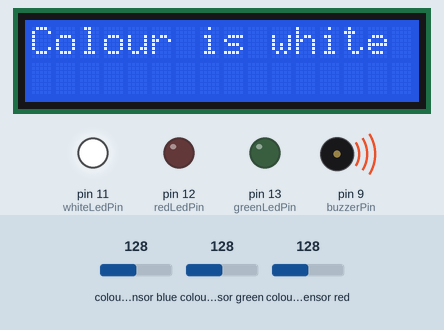
A sketch run on a simulated Arduino Uno, built with avr-gcc and run on an emulated ATmega328P. Parts: 16×2 character LCD, output pins drawn as LEDs (lit = HIGH), buzzer (waves = sounding). Wiring (inferred from the names in the program): TCS3200 colour sensor: output pin 8; S2 pin 6; S3 pin 7; S0 pin 4; S1 pin 5. The test bench sets the inputs (shaded band); at power-on: colour sensor blue 128, colour sensor green 128, colour sensor red 128. Pins used as bus, display or sensor lines are not drawn; what the sketch prints to the serial monitor is not drawn.

Above: at 1.2 s.
1.3 s: colour sensor blue set to 65
3.3 s: colour sensor blue set to 60
At 5.3 s:
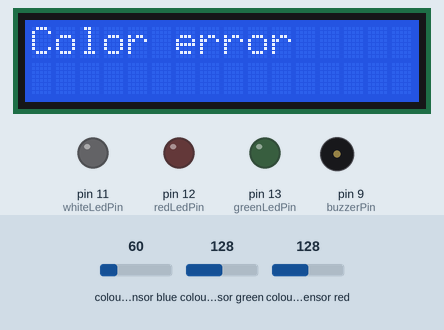
5.6 s: colour sensor green set to 19
7.3 s: colour sensor green set to 14
At 8.7 s:
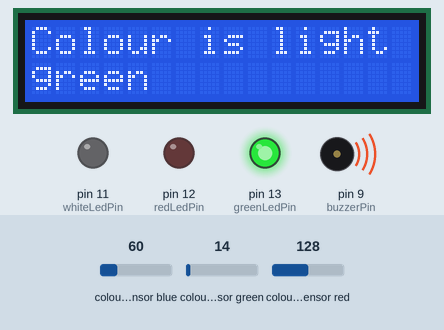
9.7 s: colour sensor blue set to 18
11.4 s: colour sensor blue set to 14
At 12.6 s:
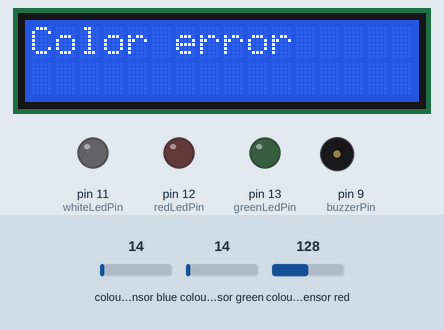
Timing chart, 0 to 14.4 s (numbered marks = the images above; inputs shaded):
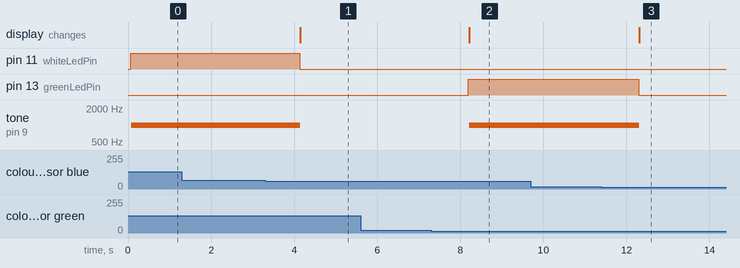

The sketch:

Color_sensor_and_lcd_project.ino
```cpp
#include <Wire.h>
#include <LiquidCrystal_I2C.h>

LiquidCrystal_I2C lcd(0x27, 16, 2); // I2C address 0x27, 16 columns and 2 rows

// Define the pins for the LEDs and the buzzer
const int whiteLedPin = 11;
const int redLedPin = 12;
const int greenLedPin = 13;
const int buzzerPin = 9;

// Define the pins for the TCS3200 color sensor
const int s0 = 4;
const int s1 = 5;
const int s2 = 6;
const int s3 = 7;
const int outPin = 8;

// Threshold values for detecting colors
const int whiteThreshold = 70; // Example threshold for white detection
const int redMin = 100, redMax = 200; // Example range for red detection
const int greenMin = 100, greenMax = 200; // Example range for green detection
const int blueMin = 100, blueMax = 200; // Example range for blue detection

const int lightGreenRedMax = 150; // Maximum red frequency for light green
const int lightGreenGreenMin = 150, lightGreenGreenMax = 250; // Range for green frequency for light green
const int lightGreenBlueMax = 150; // Maximum blue frequency for light green

void setup() {
  lcd.init(); // Initialize the LCD
  lcd.backlight();

  // Set the LED pins as outputs
  pinMode(whiteLedPin, OUTPUT);
  pinMode(redLedPin, OUTPUT);
  pinMode(greenLedPin, OUTPUT);

  // Set the buzzer pin as an output
  pinMode(buzzerPin, OUTPUT);

  // Set the TCS3200 pins as outputs or inputs as necessary
  pinMode(s0, OUTPUT);
  pinMode(s1, OUTPUT);
  pinMode(s2, OUTPUT);
  pinMode(s3, OUTPUT);
  pinMode(outPin, INPUT);

  // Set the frequency scaling to 20%
  digitalWrite(s0, HIGH);
  digitalWrite(s1, LOW);

  // Initialize serial communication for debugging
  Serial.begin(9600);
}

void loop() {
  // Read the color from the TCS3200 sensor
  digitalWrite(s2, LOW);
  digitalWrite(s3, LOW);
  int redFrequency = pulseIn(outPin, LOW);

  digitalWrite(s2, HIGH);
  digitalWrite(s3, HIGH);
  int greenFrequency = pulseIn(outPin, LOW);

  digitalWrite(s2, LOW);
  digitalWrite(s3, HIGH);
  int blueFrequency = pulseIn(outPin, LOW);

  // Print the frequency values to the serial monitor for debugging
  Serial.print("Red: ");
  Serial.print(redFrequency);
  Serial.print(" Green: ");
  Serial.print(greenFrequency);
  Serial.print(" Blue: ");
  Serial.println(blueFrequency);

  // Determine the detected color and light up the respective LED
  if (redFrequency < whiteThreshold && greenFrequency < whiteThreshold && blueFrequency < whiteThreshold) {
    digitalWrite(whiteLedPin, HIGH);
    digitalWrite(redLedPin, LOW);
    digitalWrite(greenLedPin, LOW);
    lcd.clear();
    lcd.setCursor(0, 0);
    lcd.print("Colour is white");
    tone(buzzerPin, 1000); // Turn the buzzer on at 1000 Hz

  } else if (redFrequency >= redMin && redFrequency <= redMax && greenFrequency > greenMax && blueFrequency > blueMax) {
    digitalWrite(whiteLedPin, LOW);
    digitalWrite(redLedPin, HIGH);
    digitalWrite(greenLedPin, LOW);
    lcd.clear();
    lcd.setCursor(0, 0);
    lcd.print("Colour is red");
    tone(buzzerPin, 1000); // Turn the buzzer on at 1000 Hz

  } else if (redFrequency > redMax && greenFrequency >= greenMin && greenFrequency <= greenMax && blueFrequency > blueMax) {
    digitalWrite(whiteLedPin, LOW);
    digitalWrite(redLedPin, LOW);
    digitalWrite(greenLedPin, HIGH);
    lcd.clear();
    lcd.setCursor(0, 0);
    lcd.print("Colour is green");
    tone(buzzerPin, 1000); // Turn the buzzer on at 1000 Hz

  } else if (redFrequency <= lightGreenRedMax && greenFrequency >= lightGreenGreenMin && greenFrequency <= lightGreenGreenMax && blueFrequency <= lightGreenBlueMax) {
    digitalWrite(whiteLedPin, LOW);
    digitalWrite(redLedPin, LOW);
    digitalWrite(greenLedPin, HIGH);
    lcd.clear();
    lcd.setCursor(0, 0);
    lcd.print("Colour is light");
    lcd.setCursor(0, 1);
    lcd.print("green");
    tone(buzzerPin, 1000); // Turn the buzzer on at 1000 Hz

  } else {
    digitalWrite(whiteLedPin, LOW);
    digitalWrite(redLedPin, LOW);
    digitalWrite(greenLedPin, LOW);
    lcd.clear();
    lcd.setCursor(0, 0);
    lcd.print("Color error");
    noTone(buzzerPin); // Turn the buzzer off
  }

  delay(1000); // Wait for the pause duration
}
```

Measured:
- the behaviour switches between 63 and 62 on colour sensor blue (found by bisection; images 0 and 1)
- the behaviour switches between 17 and 16 on colour sensor green (found by bisection; images 1 and 2)
- the behaviour switches between 16 and 15 on colour sensor blue (found by bisection; images 2 and 3)
- after the input at 1.3 s, every drawn part: stays the same
- after the input at 3.3 s, pin 11 (whiteLedPin): HIGH → LOW after 0.84 s; tone on pin 9 (buzzerPin): 1000 Hz → silent after 0.85 s; the display: changes after 0.85 s (image 1)
- after the input at 5.6 s, every drawn part: stays the same
- after the input at 7.3 s, pin 13 (greenLedPin): LOW → HIGH after 0.90 s; tone on pin 9 (buzzerPin): silent → 1000 Hz after 0.92 s; the display: changes after 0.92 s (image 2)
- after the input at 9.7 s, every drawn part: stays the same
- after the input at 11.4 s, pin 13 (greenLedPin): HIGH → LOW after 0.90 s; tone on pin 9 (buzzerPin): 1000 Hz → silent after 0.91 s; the display: changes after 0.91 s (image 3)
